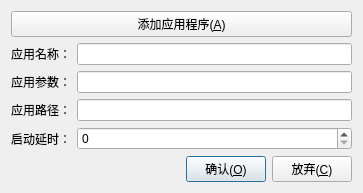
<?xml version="1.0" encoding="UTF-8"?>
<ui version="4.0">
 <class>DlgAdd</class>
 <widget class="QDialog" name="DlgAdd">
  <property name="geometry">
   <rect>
    <x>0</x>
    <y>0</y>
    <width>363</width>
    <height>185</height>
   </rect>
  </property>
  <property name="windowTitle">
   <string>DlgAdd</string>
  </property>
  <layout class="QGridLayout" name="gridLayout">
   <item row="1" column="0">
    <layout class="QFormLayout" name="formLayout">
     <item row="0" column="0">
      <widget class="QLabel" name="label">
       <property name="text">
        <string>应用名称：</string>
       </property>
      </widget>
     </item>
     <item row="2" column="0">
      <widget class="QLabel" name="label_2">
       <property name="text">
        <string>应用路径：</string>
       </property>
      </widget>
     </item>
     <item row="1" column="0">
      <widget class="QLabel" name="label_3">
       <property name="text">
        <string>应用参数：</string>
       </property>
      </widget>
     </item>
     <item row="3" column="0">
      <widget class="QLabel" name="label_4">
       <property name="text">
        <string>启动延时：</string>
       </property>
      </widget>
     </item>
     <item row="0" column="1">
      <widget class="QLineEdit" name="lineEditName"/>
     </item>
     <item row="1" column="1">
      <widget class="QLineEdit" name="lineEditArg"/>
     </item>
     <item row="2" column="1">
      <widget class="QLineEdit" name="lineEditPath"/>
     </item>
     <item row="3" column="1">
      <widget class="QSpinBox" name="spinBoxDelay"/>
     </item>
    </layout>
   </item>
   <item row="3" column="0">
    <layout class="QHBoxLayout" name="horizontalLayout">
     <item>
      <spacer name="horizontalSpacer">
       <property name="orientation">
        <enum>Qt::Horizontal</enum>
       </property>
       <property name="sizeHint" stdset="0">
        <size>
         <width>40</width>
         <height>20</height>
        </size>
       </property>
      </spacer>
     </item>
     <item>
      <widget class="QPushButton" name="btnOk">
       <property name="text">
        <string>确认(&amp;O)</string>
       </property>
       <property name="icon">
        <iconset resource="skwatch.qrc">
         <normaloff>:/images/ok</normaloff>:/images/ok</iconset>
       </property>
      </widget>
     </item>
     <item>
      <widget class="QPushButton" name="btnCancel">
       <property name="text">
        <string>放弃(&amp;C)</string>
       </property>
       <property name="icon">
        <iconset resource="skwatch.qrc">
         <normaloff>:/images/cancel</normaloff>:/images/cancel</iconset>
       </property>
      </widget>
     </item>
    </layout>
   </item>
   <item row="0" column="0">
    <widget class="QPushButton" name="btnApp">
     <property name="text">
      <string>添加应用程序(&amp;A)</string>
     </property>
     <property name="icon">
      <iconset resource="skwatch.qrc">
       <normaloff>:/images/add</normaloff>:/images/add</iconset>
     </property>
    </widget>
   </item>
   <item row="2" column="0">
    <spacer name="verticalSpacer">
     <property name="orientation">
      <enum>Qt::Vertical</enum>
     </property>
     <property name="sizeHint" stdset="0">
      <size>
       <width>20</width>
       <height>40</height>
      </size>
     </property>
    </spacer>
   </item>
  </layout>
 </widget>
 <layoutdefault spacing="6" margin="11"/>
 <resources>
  <include location="skwatch.qrc"/>
 </resources>
 <connections/>
</ui>
